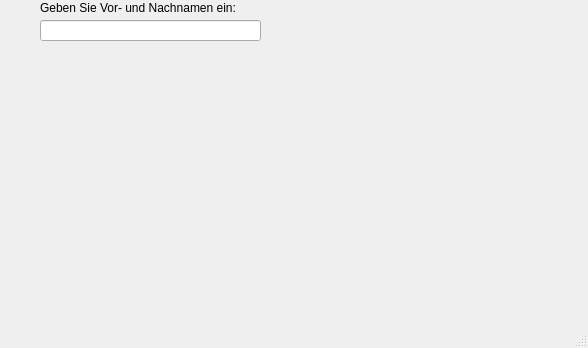
<?xml version="1.0" encoding="UTF-8"?>
<ui version="4.0">
 <class>MainWindow</class>
 <widget class="QMainWindow" name="MainWindow">
  <property name="geometry">
   <rect>
    <x>0</x>
    <y>0</y>
    <width>588</width>
    <height>348</height>
   </rect>
  </property>
  <property name="windowTitle">
   <string>MainWindow</string>
  </property>
  <widget class="QWidget" name="centralwidget">
   <widget class="QLineEdit" name="lineEdit">
    <property name="geometry">
     <rect>
      <x>40</x>
      <y>20</y>
      <width>221</width>
      <height>21</height>
     </rect>
    </property>
   </widget>
   <widget class="QLabel" name="label">
    <property name="geometry">
     <rect>
      <x>40</x>
      <y>0</y>
      <width>221</width>
      <height>16</height>
     </rect>
    </property>
    <property name="text">
     <string>Geben Sie Vor- und Nachnamen ein:</string>
    </property>
   </widget>
  </widget>
  <widget class="QMenuBar" name="menubar">
   <property name="geometry">
    <rect>
     <x>0</x>
     <y>0</y>
     <width>588</width>
     <height>30</height>
    </rect>
   </property>
  </widget>
  <widget class="QStatusBar" name="statusbar"/>
 </widget>
 <resources/>
 <connections/>
</ui>
